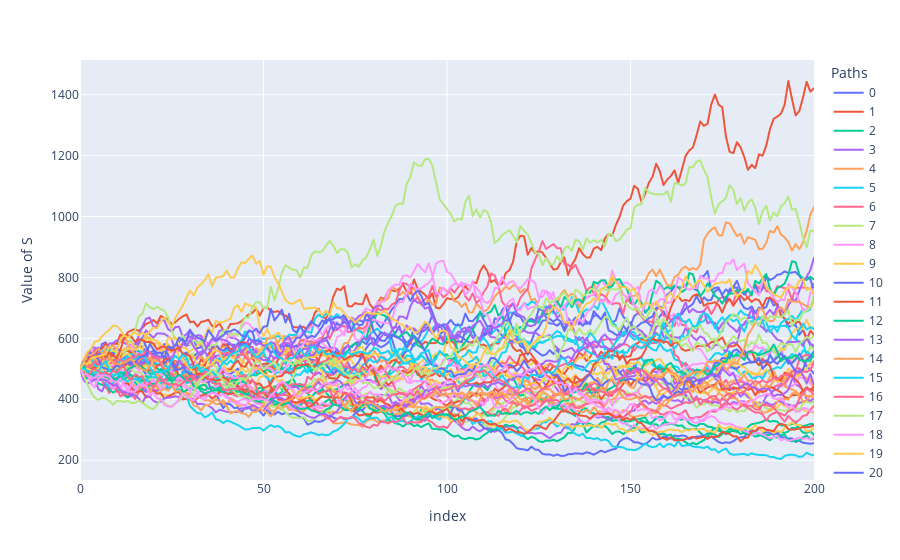

The code cell stored with this chart in its notebook:
### Code cell
npaths = 50
nsteps = 200
T = 1
dt = T/nsteps
t = np.arange(0, T+dt, dt)

# Arithmetic_Brownian_Motion(0.05, 0.4, npaths, nsteps, t, T, 200).simulate(plot_expected=True);
# Geometric_Brownian_Motion(0.2, 0.4, npaths, nsteps, t, T, 500).simulate(plot_expected=True)
# Ornstein_Uhlenbeck_Process(10, 0.07, 0.1, npaths, nsteps, t, T, 0.05).simulate(analytic_EM=False, plot_expected=False)
# Brownian_Bridge(1, 2, 0.5, npaths, nsteps, t, T).simulate(plot_expected=False)
# Feller_Square_Root_Process(5, 0.07, 0.265, npaths, nsteps, t, T, 0.03).simulate(sim_type="EM", analytic_EM=False, plot_expected=False)
Constant_Elasticity_Of_Variance(0.2, 0.4, npaths, nsteps, t, T, 500, 0).simulate(plot_expected=False)
# Heston_Stochastic_Volatility(0.1, 5, 0.07, 0.2, npaths, nsteps, t, T, 100, 0.03, 0).simulate(plot_expected=False)
# Variance_Gamma_Process(0.2, 0.3, npaths, nsteps, t, T, 0, 1/0.05).simulate(plot_expected=True)
# Merton_Jump_Diffusion_Process(0.2, 0.3, -0.1, 0.15, 0.5, npaths, nsteps, t, T, 0).simulate(plot_expected=False)
# Kou_Jump_Diffusion_Process(0.2, 0.3, 0.5, 9, 5, 0.5, npaths, nsteps, t, T, 0).simulate(plot_expected=False)

### Figure 1 — Plotly figure (JSON) as saved in the notebook; plotly's stock layout.template omitted (floating-point values rounded to 4 significant figures; data arrays with more than 128 entries replaced by an {"elided": "..."} marker saying what was removed)
{"data": [{"hovertemplate": "Paths=0<br>index=%{x}<br>Value of S=%{y}<extra></extra>", "legendgroup": "0", "line": {"color": "#636efa", "dash": "solid"}, "marker": {"symbol": "circle"}, "mode": "lines", "name": "0", "showlegend": true, "type": "scattergl", "x": {"elided": "201 int values"}, "xaxis": "x", "y": {"elided": "201 float values"}, "yaxis": "y"}, {"hovertemplate": "Paths=1<br>index=%{x}<br>Value of S=%{y}<extra></extra>", "legendgroup": "1", "line": {"color": "#EF553B", "dash": "solid"}, "marker": {"symbol": "circle"}, "mode": "lines", "name": "1", "showlegend": true, "type": "scattergl", "x": {"elided": "201 int values"}, "xaxis": "x", "y": {"elided": "201 float values"}, "yaxis": "y"}, {"hovertemplate": "Paths=2<br>index=%{x}<br>Value of S=%{y}<extra></extra>", "legendgroup": "2", "line": {"color": "#00cc96", "dash": "solid"}, "marker": {"symbol": "circle"}, "mode": "lines", "name": "2", "showlegend": true, "type": "scattergl", "x": {"elided": "201 int values"}, "xaxis": "x", "y": {"elided": "201 float values"}, "yaxis": "y"}, {"hovertemplate": "Paths=3<br>index=%{x}<br>Value of S=%{y}<extra></extra>", "legendgroup": "3", "line": {"color": "#ab63fa", "dash": "solid"}, "marker": {"symbol": "circle"}, "mode": "lines", "name": "3", "showlegend": true, "type": "scattergl", "x": {"elided": "201 int values"}, "xaxis": "x", "y": {"elided": "201 float values"}, "yaxis": "y"}, {"hovertemplate": "Paths=4<br>index=%{x}<br>Value of S=%{y}<extra></extra>", "legendgroup": "4", "line": {"color": "#FFA15A", "dash": "solid"}, "marker": {"symbol": "circle"}, "mode": "lines", "name": "4", "showlegend": true, "type": "scattergl", "x": {"elided": "201 int values"}, "xaxis": "x", "y": {"elided": "201 float values"}, "yaxis": "y"}, {"hovertemplate": "Paths=5<br>index=%{x}<br>Value of S=%{y}<extra></extra>", "legendgroup": "5", "line": {"color": "#19d3f3", "dash": "solid"}, "marker": {"symbol": "circle"}, "mode": "lines", "name": "5", "showlegend": true, "type": "scattergl", "x": {"elided": "201 int values"}, "xaxis": "x", "y": {"elided": "201 float values"}, "yaxis": "y"}, {"hovertemplate": "Paths=6<br>index=%{x}<br>Value of S=%{y}<extra></extra>", "legendgroup": "6", "line": {"color": "#FF6692", "dash": "solid"}, "marker": {"symbol": "circle"}, "mode": "lines", "name": "6", "showlegend": true, "type": "scattergl", "x": {"elided": "201 int values"}, "xaxis": "x", "y": {"elided": "201 float values"}, "yaxis": "y"}, {"hovertemplate": "Paths=7<br>index=%{x}<br>Value of S=%{y}<extra></extra>", "legendgroup": "7", "line": {"color": "#B6E880", "dash": "solid"}, "marker": {"symbol": "circle"}, "mode": "lines", "name": "7", "showlegend": true, "type": "scattergl", "x": {"elided": "201 int values"}, "xaxis": "x", "y": {"elided": "201 float values"}, "yaxis": "y"}, {"hovertemplate": "Paths=8<br>index=%{x}<br>Value of S=%{y}<extra></extra>", "legendgroup": "8", "line": {"color": "#FF97FF", "dash": "solid"}, "marker": {"symbol": "circle"}, "mode": "lines", "name": "8", "showlegend": true, "type": "scattergl", "x": {"elided": "201 int values"}, "xaxis": "x", "y": {"elided": "201 float values"}, "yaxis": "y"}, {"hovertemplate": "Paths=9<br>index=%{x}<br>Value of S=%{y}<extra></extra>", "legendgroup": "9", "line": {"color": "#FECB52", "dash": "solid"}, "marker": {"symbol": "circle"}, "mode": "lines", "name": "9", "showlegend": true, "type": "scattergl", "x": {"elided": "201 int values"}, "xaxis": "x", "y": {"elided": "201 float values"}, "yaxis": "y"}, {"hovertemplate": "Paths=10<br>index=%{x}<br>Value of S=%{y}<extra></extra>", "legendgroup": "10", "line": {"color": "#636efa", "dash": "solid"}, "marker": {"symbol": "circle"}, "mode": "lines", "name": "10", "showlegend": true, "type": "scattergl", "x": {"elided": "201 int values"}, "xaxis": "x", "y": {"elided": "201 float values"}, "yaxis": "y"}, {"hovertemplate": "Paths=11<br>index=%{x}<br>Value of S=%{y}<extra></extra>", "legendgroup": "11", "line": {"color": "#EF553B", "dash": "solid"}, "marker": {"symbol": "circle"}, "mode": "lines", "name": "11", "showlegend": true, "type": "scattergl", "x": {"elided": "201 int values"}, "xaxis": "x", "y": {"elided": "201 float values"}, "yaxis": "y"}, {"hovertemplate": "Paths=12<br>index=%{x}<br>Value of S=%{y}<extra></extra>", "legendgroup": "12", "line": {"color": "#00cc96", "dash": "solid"}, "marker": {"symbol": "circle"}, "mode": "lines", "name": "12", "showlegend": true, "type": "scattergl", "x": {"elided": "201 int values"}, "xaxis": "x", "y": {"elided": "201 float values"}, "yaxis": "y"}, {"hovertemplate": "Paths=13<br>index=%{x}<br>Value of S=%{y}<extra></extra>", "legendgroup": "13", "line": {"color": "#ab63fa", "dash": "solid"}, "marker": {"symbol": "circle"}, "mode": "lines", "name": "13", "showlegend": true, "type": "scattergl", "x": {"elided": "201 int values"}, "xaxis": "x", "y": {"elided": "201 float values"}, "yaxis": "y"}, {"hovertemplate": "Paths=14<br>index=%{x}<br>Value of S=%{y}<extra></extra>", "legendgroup": "14", "line": {"color": "#FFA15A", "dash": "solid"}, "marker": {"symbol": "circle"}, "mode": "lines", "name": "14", "showlegend": true, "type": "scattergl", "x": {"elided": "201 int values"}, "xaxis": "x", "y": {"elided": "201 float values"}, "yaxis": "y"}, {"hovertemplate": "Paths=15<br>index=%{x}<br>Value of S=%{y}<extra></extra>", "legendgroup": "15", "line": {"color": "#19d3f3", "dash": "solid"}, "marker": {"symbol": "circle"}, "mode": "lines", "name": "15", "showlegend": true, "type": "scattergl", "x": {"elided": "201 int values"}, "xaxis": "x", "y": {"elided": "201 float values"}, "yaxis": "y"}, {"hovertemplate": "Paths=16<br>index=%{x}<br>Value of S=%{y}<extra></extra>", "legendgroup": "16", "line": {"color": "#FF6692", "dash": "solid"}, "marker": {"symbol": "circle"}, "mode": "lines", "name": "16", "showlegend": true, "type": "scattergl", "x": {"elided": "201 int values"}, "xaxis": "x", "y": {"elided": "201 float values"}, "yaxis": "y"}, {"hovertemplate": "Paths=17<br>index=%{x}<br>Value of S=%{y}<extra></extra>", "legendgroup": "17", "line": {"color": "#B6E880", "dash": "solid"}, "marker": {"symbol": "circle"}, "mode": "lines", "name": "17", "showlegend": true, "type": "scattergl", "x": {"elided": "201 int values"}, "xaxis": "x", "y": {"elided": "201 float values"}, "yaxis": "y"}, {"hovertemplate": "Paths=18<br>index=%{x}<br>Value of S=%{y}<extra></extra>", "legendgroup": "18", "line": {"color": "#FF97FF", "dash": "solid"}, "marker": {"symbol": "circle"}, "mode": "lines", "name": "18", "showlegend": true, "type": "scattergl", "x": {"elided": "201 int values"}, "xaxis": "x", "y": {"elided": "201 float values"}, "yaxis": "y"}, {"hovertemplate": "Paths=19<br>index=%{x}<br>Value of S=%{y}<extra></extra>", "legendgroup": "19", "line": {"color": "#FECB52", "dash": "solid"}, "marker": {"symbol": "circle"}, "mode": "lines", "name": "19", "showlegend": true, "type": "scattergl", "x": {"elided": "201 int values"}, "xaxis": "x", "y": {"elided": "201 float values"}, "yaxis": "y"}, {"hovertemplate": "Paths=20<br>index=%{x}<br>Value of S=%{y}<extra></extra>", "legendgroup": "20", "line": {"color": "#636efa", "dash": "solid"}, "marker": {"symbol": "circle"}, "mode": "lines", "name": "20", "showlegend": true, "type": "scattergl", "x": {"elided": "201 int values"}, "xaxis": "x", "y": {"elided": "201 float values"}, "yaxis": "y"}, {"hovertemplate": "Paths=21<br>index=%{x}<br>Value of S=%{y}<extra></extra>", "legendgroup": "21", "line": {"color": "#EF553B", "dash": "solid"}, "marker": {"symbol": "circle"}, "mode": "lines", "name": "21", "showlegend": true, "type": "scattergl", "x": {"elided": "201 int values"}, "xaxis": "x", "y": {"elided": "201 float values"}, "yaxis": "y"}, {"hovertemplate": "Paths=22<br>index=%{x}<br>Value of S=%{y}<extra></extra>", "legendgroup": "22", "line": {"color": "#00cc96", "dash": "solid"}, "marker": {"symbol": "circle"}, "mode": "lines", "name": "22", "showlegend": true, "type": "scattergl", "x": {"elided": "201 int values"}, "xaxis": "x", "y": {"elided": "201 float values"}, "yaxis": "y"}, {"hovertemplate": "Paths=23<br>index=%{x}<br>Value of S=%{y}<extra></extra>", "legendgroup": "23", "line": {"color": "#ab63fa", "dash": "solid"}, "marker": {"symbol": "circle"}, "mode": "lines", "name": "23", "showlegend": true, "type": "scattergl", "x": {"elided": "201 int values"}, "xaxis": "x", "y": {"elided": "201 float values"}, "yaxis": "y"}, {"hovertemplate": "Paths=24<br>index=%{x}<br>Value of S=%{y}<extra></extra>", "legendgroup": "24", "line": {"color": "#FFA15A", "dash": "solid"}, "marker": {"symbol": "circle"}, "mode": "lines", "name": "24", "showlegend": true, "type": "scattergl", "x": {"elided": "201 int values"}, "xaxis": "x", "y": {"elided": "201 float values"}, "yaxis": "y"}, {"hovertemplate": "Paths=25<br>index=%{x}<br>Value of S=%{y}<extra></extra>", "legendgroup": "25", "line": {"color": "#19d3f3", "dash": "solid"}, "marker": {"symbol": "circle"}, "mode": "lines", "name": "25", "showlegend": true, "type": "scattergl", "x": {"elided": "201 int values"}, "xaxis": "x", "y": {"elided": "201 float values"}, "yaxis": "y"}, {"hovertemplate": "Paths=26<br>index=%{x}<br>Value of S=%{y}<extra></extra>", "legendgroup": "26", "line": {"color": "#FF6692", "dash": "solid"}, "marker": {"symbol": "circle"}, "mode": "lines", "name": "26", "showlegend": true, "type": "scattergl", "x": {"elided": "201 int values"}, "xaxis": "x", "y": {"elided": "201 float values"}, "yaxis": "y"}, {"hovertemplate": "Paths=27<br>index=%{x}<br>Value of S=%{y}<extra></extra>", "legendgroup": "27", "line": {"color": "#B6E880", "dash": "solid"}, "marker": {"symbol": "circle"}, "mode": "lines", "name": "27", "showlegend": true, "type": "scattergl", "x": {"elided": "201 int values"}, "xaxis": "x", "y": {"elided": "201 float values"}, "yaxis": "y"}, {"hovertemplate": "Paths=28<br>index=%{x}<br>Value of S=%{y}<extra></extra>", "legendgroup": "28", "line": {"color": "#FF97FF", "dash": "solid"}, "marker": {"symbol": "circle"}, "mode": "lines", "name": "28", "showlegend": true, "type": "scattergl", "x": {"elided": "201 int values"}, "xaxis": "x", "y": {"elided": "201 float values"}, "yaxis": "y"}, {"hovertemplate": "Paths=29<br>index=%{x}<br>Value of S=%{y}<extra></extra>", "legendgroup": "29", "line": {"color": "#FECB52", "dash": "solid"}, "marker": {"symbol": "circle"}, "mode": "lines", "name": "29", "showlegend": true, "type": "scattergl", "x": {"elided": "201 int values"}, "xaxis": "x", "y": {"elided": "201 float values"}, "yaxis": "y"}, {"hovertemplate": "Paths=30<br>index=%{x}<br>Value of S=%{y}<extra></extra>", "legendgroup": "30", "line": {"color": "#636efa", "dash": "solid"}, "marker": {"symbol": "circle"}, "mode": "lines", "name": "30", "showlegend": true, "type": "scattergl", "x": {"elided": "201 int values"}, "xaxis": "x", "y": {"elided": "201 float values"}, "yaxis": "y"}, {"hovertemplate": "Paths=31<br>index=%{x}<br>Value of S=%{y}<extra></extra>", "legendgroup": "31", "line": {"color": "#EF553B", "dash": "solid"}, "marker": {"symbol": "circle"}, "mode": "lines", "name": "31", "showlegend": true, "type": "scattergl", "x": {"elided": "201 int values"}, "xaxis": "x", "y": {"elided": "201 float values"}, "yaxis": "y"}, {"hovertemplate": "Paths=32<br>index=%{x}<br>Value of S=%{y}<extra></extra>", "legendgroup": "32", "line": {"color": "#00cc96", "dash": "solid"}, "marker": {"symbol": "circle"}, "mode": "lines", "name": "32", "showlegend": true, "type": "scattergl", "x": {"elided": "201 int values"}, "xaxis": "x", "y": {"elided": "201 float values"}, "yaxis": "y"}, {"hovertemplate": "Paths=33<br>index=%{x}<br>Value of S=%{y}<extra></extra>", "legendgroup": "33", "line": {"color": "#ab63fa", "dash": "solid"}, "marker": {"symbol": "circle"}, "mode": "lines", "name": "33", "showlegend": true, "type": "scattergl", "x": {"elided": "201 int values"}, "xaxis": "x", "y": {"elided": "201 float values"}, "yaxis": "y"}, {"hovertemplate": "Paths=34<br>index=%{x}<br>Value of S=%{y}<extra></extra>", "legendgroup": "34", "line": {"color": "#FFA15A", "dash": "solid"}, "marker": {"symbol": "circle"}, "mode": "lines", "name": "34", "showlegend": true, "type": "scattergl", "x": {"elided": "201 int values"}, "xaxis": "x", "y": {"elided": "201 float values"}, "yaxis": "y"}, {"hovertemplate": "Paths=35<br>index=%{x}<br>Value of S=%{y}<extra></extra>", "legendgroup": "35", "line": {"color": "#19d3f3", "dash": "solid"}, "marker": {"symbol": "circle"}, "mode": "lines", "name": "35", "showlegend": true, "type": "scattergl", "x": {"elided": "201 int values"}, "xaxis": "x", "y": {"elided": "201 float values"}, "yaxis": "y"}, {"hovertemplate": "Paths=36<br>index=%{x}<br>Value of S=%{y}<extra></extra>", "legendgroup": "36", "line": {"color": "#FF6692", "dash": "solid"}, "marker": {"symbol": "circle"}, "mode": "lines", "name": "36", "showlegend": true, "type": "scattergl", "x": {"elided": "201 int values"}, "xaxis": "x", "y": {"elided": "201 float values"}, "yaxis": "y"}, {"hovertemplate": "Paths=37<br>index=%{x}<br>Value of S=%{y}<extra></extra>", "legendgroup": "37", "line": {"color": "#B6E880", "dash": "solid"}, "marker": {"symbol": "circle"}, "mode": "lines", "name": "37", "showlegend": true, "type": "scattergl", "x": {"elided": "201 int values"}, "xaxis": "x", "y": {"elided": "201 float values"}, "yaxis": "y"}, {"hovertemplate": "Paths=38<br>index=%{x}<br>Value of S=%{y}<extra></extra>", "legendgroup": "38", "line": {"color": "#FF97FF", "dash": "solid"}, "marker": {"symbol": "circle"}, "mode": "lines", "name": "38", "showlegend": true, "type": "scattergl", "x": {"elided": "201 int values"}, "xaxis": "x", "y": {"elided": "201 float values"}, "yaxis": "y"}, {"hovertemplate": "Paths=39<br>index=%{x}<br>Value of S=%{y}<extra></extra>", "legendgroup": "39", "line": {"color": "#FECB52", "dash": "solid"}, "marker": {"symbol": "circle"}, "mode": "lines", "name": "39", "showlegend": true, "type": "scattergl", "x": {"elided": "201 int values"}, "xaxis": "x", "y": {"elided": "201 float values"}, "yaxis": "y"}, {"hovertemplate": "Paths=40<br>index=%{x}<br>Value of S=%{y}<extra></extra>", "legendgroup": "40", "line": {"color": "#636efa", "dash": "solid"}, "marker": {"symbol": "circle"}, "mode": "lines", "name": "40", "showlegend": true, "type": "scattergl", "x": {"elided": "201 int values"}, "xaxis": "x", "y": {"elided": "201 float values"}, "yaxis": "y"}, {"hovertemplate": "Paths=41<br>index=%{x}<br>Value of S=%{y}<extra></extra>", "legendgroup": "41", "line": {"color": "#EF553B", "dash": "solid"}, "marker": {"symbol": "circle"}, "mode": "lines", "name": "41", "showlegend": true, "type": "scattergl", "x": {"elided": "201 int values"}, "xaxis": "x", "y": {"elided": "201 float values"}, "yaxis": "y"}, {"hovertemplate": "Paths=42<br>index=%{x}<br>Value of S=%{y}<extra></extra>", "legendgroup": "42", "line": {"color": "#00cc96", "dash": "solid"}, "marker": {"symbol": "circle"}, "mode": "lines", "name": "42", "showlegend": true, "type": "scattergl", "x": {"elided": "201 int values"}, "xaxis": "x", "y": {"elided": "201 float values"}, "yaxis": "y"}, {"hovertemplate": "Paths=43<br>index=%{x}<br>Value of S=%{y}<extra></extra>", "legendgroup": "43", "line": {"color": "#ab63fa", "dash": "solid"}, "marker": {"symbol": "circle"}, "mode": "lines", "name": "43", "showlegend": true, "type": "scattergl", "x": {"elided": "201 int values"}, "xaxis": "x", "y": {"elided": "201 float values"}, "yaxis": "y"}, {"hovertemplate": "Paths=44<br>index=%{x}<br>Value of S=%{y}<extra></extra>", "legendgroup": "44", "line": {"color": "#FFA15A", "dash": "solid"}, "marker": {"symbol": "circle"}, "mode": "lines", "name": "44", "showlegend": true, "type": "scattergl", "x": {"elided": "201 int values"}, "xaxis": "x", "y": {"elided": "201 float values"}, "yaxis": "y"}, {"hovertemplate": "Paths=45<br>index=%{x}<br>Value of S=%{y}<extra></extra>", "legendgroup": "45", "line": {"color": "#19d3f3", "dash": "solid"}, "marker": {"symbol": "circle"}, "mode": "lines", "name": "45", "showlegend": true, "type": "scattergl", "x": {"elided": "201 int values"}, "xaxis": "x", "y": {"elided": "201 float values"}, "yaxis": "y"}, {"hovertemplate": "Paths=46<br>index=%{x}<br>Value of S=%{y}<extra></extra>", "legendgroup": "46", "line": {"color": "#FF6692", "dash": "solid"}, "marker": {"symbol": "circle"}, "mode": "lines", "name": "46", "showlegend": true, "type": "scattergl", "x": {"elided": "201 int values"}, "xaxis": "x", "y": {"elided": "201 float values"}, "yaxis": "y"}, {"hovertemplate": "Paths=47<br>index=%{x}<br>Value of S=%{y}<extra></extra>", "legendgroup": "47", "line": {"color": "#B6E880", "dash": "solid"}, "marker": {"symbol": "circle"}, "mode": "lines", "name": "47", "showlegend": true, "type": "scattergl", "x": {"elided": "201 int values"}, "xaxis": "x", "y": {"elided": "201 float values"}, "yaxis": "y"}, {"hovertemplate": "Paths=48<br>index=%{x}<br>Value of S=%{y}<extra></extra>", "legendgroup": "48", "line": {"color": "#FF97FF", "dash": "solid"}, "marker": {"symbol": "circle"}, "mode": "lines", "name": "48", "showlegend": true, "type": "scattergl", "x": {"elided": "201 int values"}, "xaxis": "x", "y": {"elided": "201 float values"}, "yaxis": "y"}, {"hovertemplate": "Paths=49<br>index=%{x}<br>Value of S=%{y}<extra></extra>", "legendgroup": "49", "line": {"color": "#FECB52", "dash": "solid"}, "marker": {"symbol": "circle"}, "mode": "lines", "name": "49", "showlegend": true, "type": "scattergl", "x": {"elided": "201 int values"}, "xaxis": "x", "y": {"elided": "201 float values"}, "yaxis": "y"}], "layout": {"legend": {"title": {"text": "Paths"}, "tracegroupgap": 0}, "margin": {"t": 60}, "xaxis": {"anchor": "y", "domain": [0, 1], "title": {"text": "index"}}, "yaxis": {"anchor": "x", "domain": [0, 1], "title": {"text": "Value of S"}}}}
